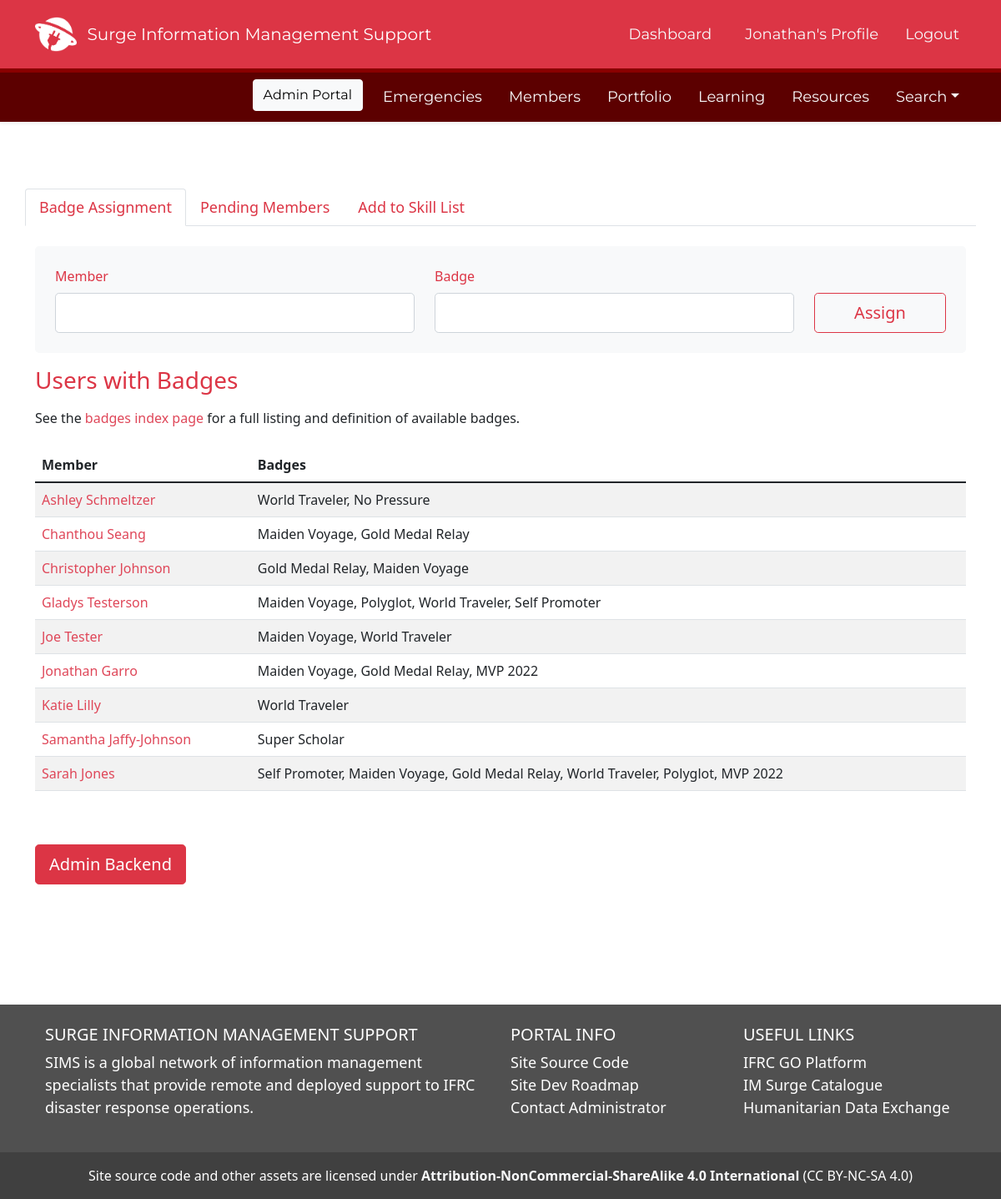
The page /admin_landing (signed in) on the database its author committed.
### SIMS_Portal/models.py (models this page shows, shortened)
class User(db.Model, UserMixin):
	__tablename__ = 'user'
	id = db.Column(db.Integer, primary_key=True)
	firstname = db.Column(db.String(40), nullable=False)
	lastname = db.Column(db.String(40), nullable=False)
	status = db.Column(db.String(20), default='Pending')
	birthday = db.Column(db.Date)
	email = db.Column(db.String(120), unique=True, nullable=False)
	password = db.Column(db.String(60), nullable=False)
	molnix_id = db.Column(db.Integer)
	job_title = db.Column(db.String(120))
	unit = db.Column(db.String(120))
	bio = db.Column(db.Text)
	is_admin = db.Column(db.Boolean, default=False)
	roles = db.Column(db.String(1000))
	languages = db.Column(db.String(1000))
	image_file = db.Column(db.String(20), nullable=False, default='default.png')
	twitter = db.Column(db.String(120))
	slack_id = db.Column(db.String(120))
	github = db.Column(db.String(120))
	linked_in = db.Column(db.String(120))
	messaging_number_country_code = db.Column(db.Integer)
	messaging_number = db.Column(db.Integer)
	ns_id = db.Column(db.Integer, db.ForeignKey('nationalsociety.ns_go_id'))
	assignments = db.relationship('Assignment', backref='assigned_member')
	products = db.relationship('Portfolio', backref='creator', lazy=True)
	skills = db.relationship('Skill', secondary='user_skill', backref='members_with_skill')
	languages = db.relationship('Language', secondary='user_language', backref='members_with_language')
	badges = db.relationship('Badge', secondary='user_badge', backref='members_with_badge')
	working_groups = db.relationship('WorkingGroup', secondary='user_workinggroup', backref='members_with_workinggroup')
	created_at = db.Column(db.DateTime, server_default=func.now())
	updated_at = db.Column(db.DateTime, onupdate=func.now())
	fullname = column_property(firstname + " " + lastname)
	@hybrid_property
	def fullname(self):
		return self.firstname + " " + self.lastname

### SIMS_Portal/main/routes.py (the view, shortened to what this page needs)
@main.route('/admin_landing', methods=['GET', 'POST'])
@login_required
def admin_landing():
	badge_form = BadgeAssignmentForm()
	skill_form = SkillCreatorForm()
	if request.method == 'GET' and current_user.is_admin == 1:
		pending_users = db.session.query(User, NationalSociety).join(NationalSociety, NationalSociety.ns_go_id == User.ns_id).filter(User.status=='Pending').all()
		all_users = db.session.query(User, NationalSociety).join(NationalSociety, NationalSociety.ns_go_id == User.ns_id).filter(User.status == 'Active').order_by(User.firstname).all()
		assigned_badges = db.engine.execute("SELECT u.id, u.firstname, u.lastname, GROUP_CONCAT(b.name, ', ') as badges FROM user u JOIN user_badge ub ON ub.user_id = u.id JOIN badge b ON b.id = ub.badge_id WHERE u.status = 'Active' GROUP BY u.id ORDER BY u.firstname")
		all_skills = db.session.query(Skill.name, Skill.category).order_by(Skill.category, Skill.name).all()
		return render_template('admin_landing.html', pending_users=pending_users, all_users=all_users, badge_form=badge_form, assigned_badges=assigned_badges, skill_form=skill_form, all_skills=all_skills)
	else:
		list_of_admins = db.session.query(User).filter(User.is_admin==1).all()
		return render_template('errors/403.html', list_of_admins=list_of_admins), 403

### SIMS_Portal/main/forms.py
class BadgeAssignmentForm(FlaskForm):
	user_name = QuerySelectField('Member', query_factory=lambda:User.query.order_by(User.firstname).filter(User.status == 'Active').all(), get_label='fullname', allow_blank=True)
	badge_name = QuerySelectField('Badge', query_factory=lambda:Badge.query.order_by(Badge.name).all(), get_label='name', allow_blank=True)
	submit_badge = SubmitField('Assign')

class SkillCreatorForm(FlaskForm):
	name = StringField('Skill Name')
	category = SelectField('Skill Category', choices=['Geospatial', 'Mobile Data Collection', "Graphic Design", 'Data Visualization', 'Web Development', 'Coding', 'Data Management', 'Information Analysis'])
	submit_skill = SubmitField('Add Skill')

### SIMS_Portal/models.py (called while the page is built)
@login_manager.user_loader
def load_user(user_id):
	return User.query.get(int(user_id))

### SIMS_Portal/templates/admin_landing.html (shortened to what this page needs)
{% extends "layout.html" %}
{% block content %}
<div class="container">
	<div class='row my-5'>
		<ul class="nav nav-tabs" id="adminNav" role="tablist">
			<li class="nav-item" role="presentation">
			<button class="nav-link active text-danger" id="badge-assignment-tab" data-bs-toggle="tab" data-bs-target="#badge-assignment" type="button" role="tab" aria-controls="badge-assignment" aria-selected="true">Badge Assignment</button>
			</li>
			<li class="nav-item" role="presentation">
			<button class="nav-link text-danger" id="pending-members-tab" data-bs-toggle="tab" data-bs-target="#pending-members" type="button" role="tab" aria-controls="pending-members" aria-selected="false">Pending Members</button>
			</li>
			<li class="nav-item" role="presentation">
			<button class="nav-link text-danger" id="skill-list-tab" data-bs-toggle="tab" data-bs-target="#skill-list" type="button" role="tab" aria-controls="skill-list" aria-selected="false">Add to Skill List</button>
			</li>
		</ul>
		<div class="tab-content" id="adminContent">
		  <div class="tab-pane fade show active" id="badge-assignment" role="tabpanel" aria-labelledby="badge-assignment-tab">
			  <br>
			  <form action="" method="POST" enctype="multipart/form-data" class="bg-light text-light p-4 rounded-3" novalidate>
			  	<div class='row'>
					<div class='col-md-5'>{{ badge_form.user_name.label(class="form-control-label pb-2 text-danger") }}</div>
					<div class='col-md-5'>{{ badge_form.badge_name.label(class="form-control-label pb-2 text-danger") }}</div>
					<div class='col'></div>
				</div>
				<div class='row'>
					<div class='col-md-5'>{{ badge_form.user_name(class="form-control form-control-lg") }} </div>
					<div class='col-md-5'>{{ badge_form.badge_name(class="form-control form-control-lg") }}</div>
					<div class='col'>{{ badge_form.submit_badge(class="btn btn-lg btn-outline-danger w-100") }}</div>
				</div>
			  </form>
				<h3 class='text-danger my-3'>Users with Badges</h3>
				See the <a href='/badges'>badges index page</a> for a full listing and definition of available badges.
				  <table class='table table-striped mt-4'>
					  <thead>
						  <tr>
							  <th>Member</th>
							  <th>Badges</th>
						  </tr>
					  </thead>
					  <tbody>
						  {% for user in assigned_badges %}
							  <tr>
								  <td><a href='/profile/view/{{user.id}}'>{{user.firstname}} {{user.lastname}}</a></td>
								  <td>{{user.badges}}</td>
							  </tr>
						  {% endfor %}
					  </tbody>
				  </table>
		  	</div>
			</div>
			<div class='my-5'>
				<a href='/admin'><button class='btn btn-lg btn-danger'>Admin Backend</button></a>
			</div>
		</div>
	</div>
{% endblock content %}

### SIMS_Portal/templates/layout.html (shortened to what this page needs)
<!DOCTYPE html>
<html lang="en">
<head>
	<link href="https://cdn.jsdelivr.net/npm/bootstrap@5.1.3/dist/css/bootstrap.min.css" rel="stylesheet">
	<link rel="stylesheet" type="text/css" href="https://cdn.datatables.net/1.12.1/css/jquery.dataTables.css">
	<link rel="stylesheet" type="text/css" href="{{ url_for('static', filename='css/main.css') }}">
	<link rel="stylesheet" href="https://cdn.jsdelivr.net/npm/bootstrap-icons@1.8.3/font/bootstrap-icons.css">
	<link rel="stylesheet" href="https://cdn.jsdelivr.net/npm/fullcalendar@5.11.0/main.min.css">
	<link rel="stylesheet" href="https://maxcdn.bootstrapcdn.com/font-awesome/4.7.0/css/font-awesome.min.css">
</head>
<body class="d-flex flex-column min-vh-100" data-spy="scroll" data-target=".card" data-offset="50">
	<header>
	<nav id="navbar_top" class="navbar navbar-expand-md navbar-dark bg-danger navbar-static-top py-3">
	 <div class="container">
		 <img src='/static/assets/img/SIMS-Logo-Dark.png' height='50px'>&nbsp &nbsp
		{% if current_user.is_authenticated %}
			<a class="navbar-brand" href="/dashboard" style="font-family: 'Montserrat';">Surge Information Management Support</a>
		{% else %}
			<a class="navbar-brand" href="/" style="font-family: 'Montserrat';">Surge Information Management Support</a>
		{% endif %}
	  <div class="collapse navbar-collapse" id="main_nav">
		<ul class="navbar-nav ms-auto">
			{% if current_user.is_authenticated %}
				{% if request.path == '/dashboard' %}
					<li class="nav-item px-3"><button type="button" class="btn btn-light" style="font-family: 'Montserrat';">Dashboard</button></li>
				{% else %}
					<li class="nav-item px-3"><a class="nav-link text-light" href="/dashboard" style="font-family: 'Montserrat';"> Dashboard </a></li>
				{% endif %}
				{% if '/profile_edit/' in request.path %}
				<li class="nav-item px-2"><a class="nav-link text-light" href="/profile" style="font-family: 'Montserrat';"> Your Profile </a></li>
				{% elif request.path == '/profile' %}
					<li class="nav-item px-2"><button type="button" class="btn btn-light" style="font-family: 'Montserrat';">{{ current_user.firstname }}'s Profile</button></li>
				{% else %}
				<li class="nav-item px-2"><a class="nav-link text-light" href="/profile" style="font-family: 'Montserrat';"> {{ current_user.firstname }}'s Profile </a></li>
				{% endif %}
				<li class="nav-item ps-2"><a class="nav-link text-light" href="/logout" style="font-family: 'Montserrat';"> Logout </a></li>
			{% endif %}
		</ul>
	  </div>
	</nav>
	{% if current_user.is_authenticated %}
	<nav id="navbar_top_login" class="navbar navbar-expand-sm box-shadow shadow-sm navbar-dark sticky-top mb-2">
	 <div class="container">
	  <div class="collapse navbar-collapse" id="main_nav">
			<ul class="navbar-nav ms-auto">
				{% if current_user.is_admin == 1 %}
					{% if '/admin_landing' in request.path %}
					<li class="nav-item px-2"><button type="button" class="btn btn-light" style="font-family: 'Montserrat';">Admin Portal</button></li>
					{% else %}
					<li class="nav-item px-2"><a class="nav-link text-light" href="/admin_landing" style="font-family: 'Montserrat';">Admin Portal</a></li>
					{% endif %}
				{% endif %}
				{% if '/emergencies/all' in request.path %}
					<li class="nav-item px-2"><button type="button" class="btn btn-light" style="font-family: 'Montserrat';">Emergencies</button></li>
				{% else %}
					<li class="nav-item px-2"><a class="nav-link text-light" href="{{ url_for('emergencies.view_all_emergencies')}}" style="font-family: 'Montserrat';">Emergencies</a></li>
				{% endif %}
				{% if '/members/all' in request.path %}
					<li class="nav-item px-2"><button type="button" class="btn btn-light" style="font-family: 'Montserrat';">Members</button></li>
				{% else %}
					<li class="nav-item px-2"><a class="nav-link text-light" href="{{ url_for('users.members_all')}}" style="font-family: 'Montserrat';">Members</a></li>
				{% endif %}
				{% if '/all_products' in request.path %}
					<li class="nav-item px-2"><button type="button" class="btn btn-light" style="font-family: 'Montserrat';">Portfolio</button></li>
				{% else %}
					<li class="nav-item px-2"><a class="nav-link text-light" href="{{ url_for('portfolios.all_products')}}" style="font-family: 'Montserrat';">Portfolio</a></li>
				{% endif %}
				{% if '/learning' in request.path %}
					<li class="nav-item px-2"><button type="button" class="btn btn-light" style="font-family: 'Montserrat';">Learning</button></li>
				{% else %}
					<li class="nav-item px-2"><a class="nav-link text-light" href="{{ url_for('main.learning')}}" style="font-family: 'Montserrat';">Learning</a></li>
				{% endif %}
				{% if '/resources' in request.path %}
					<li class="nav-item px-2"><button type="button" class="btn btn-light" style="font-family: 'Montserrat';">Resources</button></li>
				{% else %}
					<li class="nav-item px-2"><a class="nav-link text-light" href="{{ url_for('main.resources')}}" style="font-family: 'Montserrat';">Resources</a></li>
				{% endif %}
					<li class="nav-item dropdown ps-2 pl-3">
						<a class="nav-link dropdown-toggle text-light" href="#" id="navbarDropdown" role="button" data-toggle="dropdown" aria-haspopup="true" aria-expanded="false" style="font-family: 'Montserrat';">Search</a>
					</li>
			</ul>
		</div>
	  </div>
	</nav>
	{% endif %}
	</header>
	{% block content %}{% endblock %}
	<br><br>
	<footer class="text-white text-center text-lg-start mt-auto" style='background: #505050'>
	  <div class="container p-4">
		<div class="row">
		  <div class="col-lg-6 col-md-12 mb-4 mb-md-0">
			<h5 class="text-uppercase">Surge Information Management Support</h5>
			<p>
			  SIMS is a global network of information management specialists that provide remote and deployed support to IFRC disaster response operations.
			</p>
		  </div>
		  <div class="col-lg-3 col-md-6 mb-4 mb-md-0">
			<h5 class="text-uppercase">Portal Info</h5>
			<ul class="list-unstyled mb-0">
			  <li>
				<a href="https://github.com/JonathanGarro/SIMS-Portal-Neo" class="text-white">Site Source Code</a>
			  </li>
			  <li>
				<a href="https://trello.com/b/zzwVdwoY/sims-portal-development-roadmap" class="text-white">Site Dev Roadmap</a>
			  </li>
			  <li>
				<a href="#!" class="text-white">Contact Administrator</a>
			  </li>
			</ul>
		  </div>
		  <div class="col-lg-3 col-md-6 mb-4 mb-md-0">
			  <h5 class="text-uppercase">Useful Links</h5>
			  <ul class="list-unstyled mb-0">
				<li>
				  <a href="https://go.ifrc.org" class="text-white">IFRC GO Platform</a>
				</li>
				<li>
				  <a href="https://go.ifrc.org/deployments/catalogue/infoMgt" class="text-white">IM Surge Catalogue</a>
				</li>
				<li>
				  <a href="https://data.humdata.org" class="text-white">Humanitarian Data Exchange</a>
				</li>
			  </ul>
			</div>
		</div>
	  </div>
	  <div class="text-center p-3" style="background-color: rgba(0, 0, 0, 0.2);">
		Site source code and other assets are licensed under <a href='http://creativecommons.org/licenses/by-nc-sa/4.0/' class='text-light fw-bold'> Attribution-NonCommercial-ShareAlike 4.0 International</a> (CC BY-NC-SA 4.0)
	  </div>
	</footer>
</body>
</html>

### SIMS_Portal/static/css/main.css (style rules this page uses)
a { text-decoration: none; color: #df4759 }
a:link { text-decoration: none; color: #df4759 }
body { position: relative; }
p { font-size: 18px; }
li { font-size: 18px; }
#navbar_top_login { background: #5c0000 !important; }
#navbar_top { border-bottom: 5px solid #890000; }

### rows shown on the page
User: firstname "Jonathan", lastname "Garro", badges "Maiden Voyage, Gold Medal Relay, MVP 2022"
User: firstname "Ashley", lastname "Schmeltzer", badges "World Traveler, No Pressure"
User: firstname "Chanthou", lastname "Seang", badges "Maiden Voyage, Gold Medal Relay"
User: firstname "Christopher", lastname "Johnson", badges "Gold Medal Relay, Maiden Voyage"
User: firstname "Gladys", lastname "Testerson", badges "Maiden Voyage, Polyglot, World Traveler, Self Promoter"
User: firstname "Joe", lastname "Tester", badges "Maiden Voyage, World Traveler"
User: firstname "Katie", lastname "Lilly", badges "World Traveler"
User: firstname "Samantha", lastname "Jaffy-Johnson", badges "Super Scholar"
User: firstname "Sarah", lastname "Jones", badges "Self Promoter, Maiden Voyage, Gold Medal Relay, World Traveler, Polyglot, MVP 2022"
